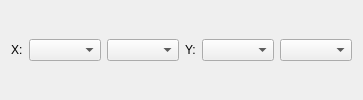
             <widget class="QWidget" name="page_Par_Cell">
              <layout class="QGridLayout" name="gridLayout_20">
               <item row="0" column="0">
                <widget class="QLabel" name="label_ParCell_X">
                 <property name="sizePolicy">
                  <sizepolicy hsizetype="Maximum" vsizetype="Preferred">
                   <horstretch>0</horstretch>
                   <verstretch>0</verstretch>
                  </sizepolicy>
                 </property>
                 <property name="text">
                  <string>X:</string>
                 </property>
                </widget>
               </item>
               <item row="0" column="1">
                <widget class="QComboBox" name="comboBox_ParCell_X_Parameter"/>
               </item>
               <item row="0" column="4">
                <widget class="QComboBox" name="comboBox_ParCell_Y_Parameter"/>
               </item>
               <item row="0" column="2">
                <widget class="QComboBox" name="comboBox_ParCell_X_Stat"/>
               </item>
               <item row="0" column="5">
                <widget class="QComboBox" name="comboBox_ParCell_Y_Stat"/>
               </item>
               <item row="0" column="3">
                <widget class="QLabel" name="label_parCell_Y">
                 <property name="sizePolicy">
                  <sizepolicy hsizetype="Maximum" vsizetype="Preferred">
                   <horstretch>0</horstretch>
                   <verstretch>0</verstretch>
                  </sizepolicy>
                 </property>
                 <property name="text">
                  <string>Y:</string>
                 </property>
                </widget>
               </item>
              </layout>
             </widget>
